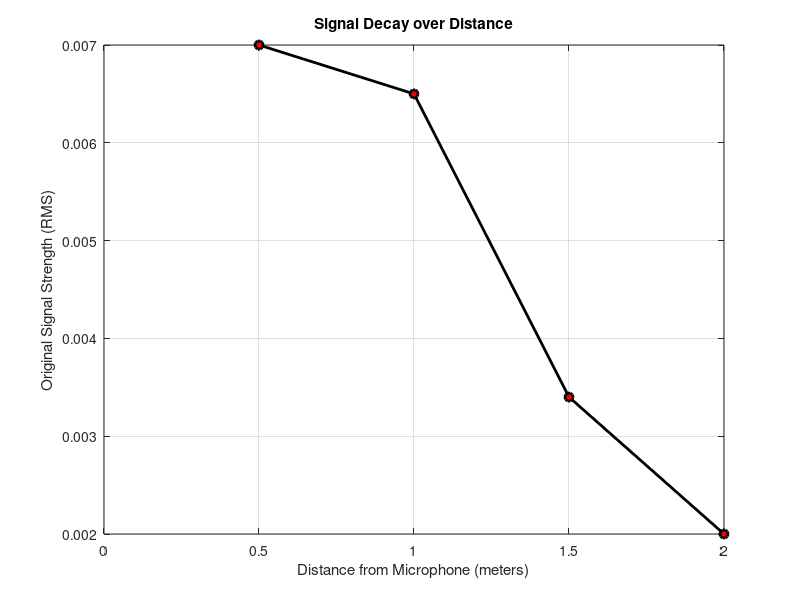

Here is the MATLAB script that generated this plot: (Note: this script raises an error after producing the figure.)
% 1. Define the data points from your screenshots
% Assuming standard gradual steps (e.g., 0.5m, 1m, 1.5m, 2m)
distances = [0.5, 1.0, 1.5, 2.0]; 
rms_values = [0.0070, 0.0065, 0.0034, 0.0020]; 

% 2. Create the plot
figure;
plot(distances, rms_values, '-ok', 'LineWidth', 2, 'MarkerFaceColor', 'r');
grid on;

% 3. Add labels and title
xlabel('Distance from Microphone (meters)');
ylabel('Original Signal Strength (RMS)');
title('Signal Decay over Distance');

% 4. Add annotations to show the data trend
text(distances, rms_values, string(rms_values), 'VerticalAlignment','bottom','HorizontalAlignment','right');

% 5. Logic check: Inverse Square Law
% Sound pressure typically follows an inverse relationship with distance.
